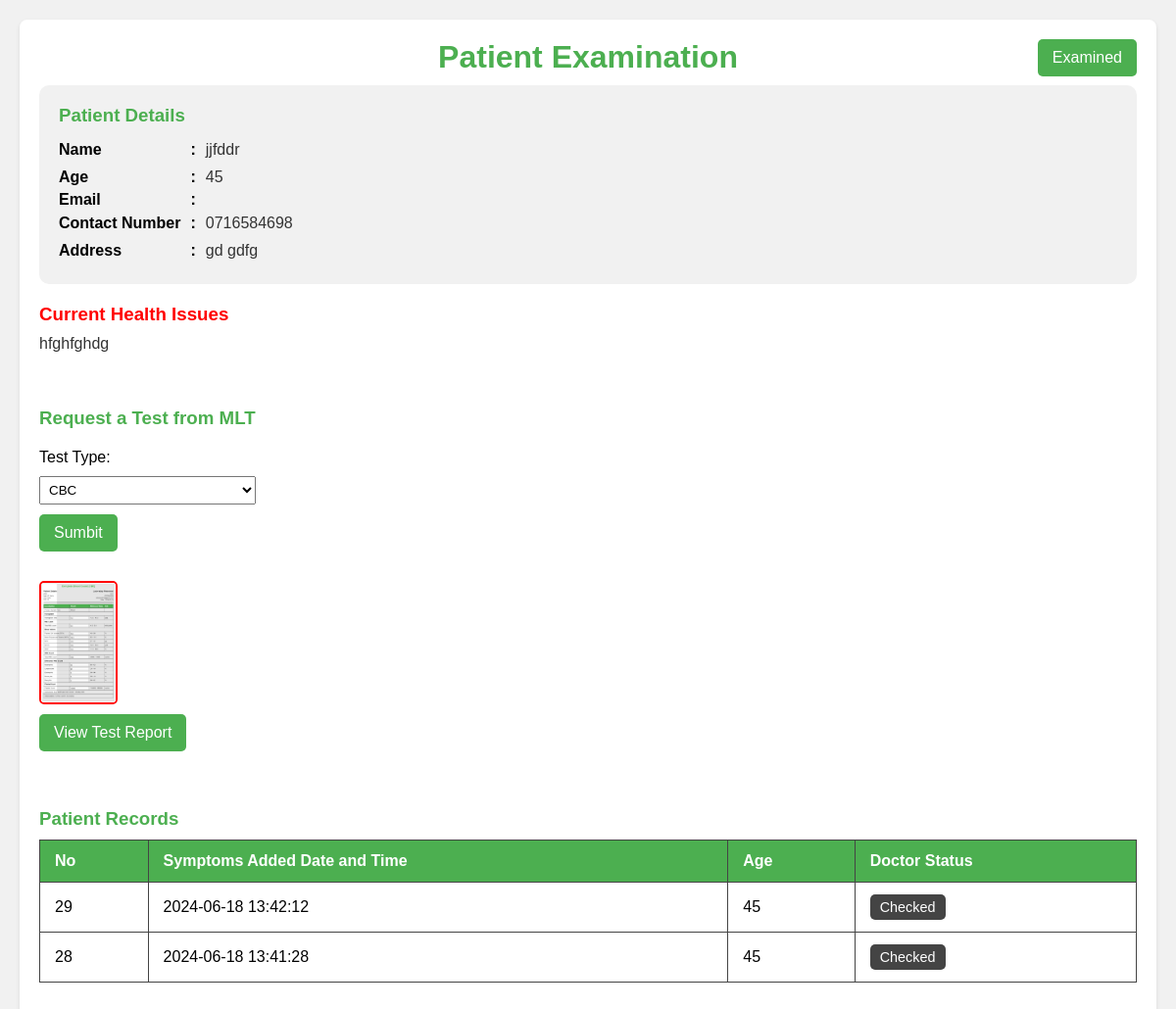
Screenshot of /doctor/examine.php?pid=28 with the database file from the repository.
### tables this page shows
CREATE TABLE IF NOT EXISTS `patients_details` (
  `id` int NOT NULL AUTO_INCREMENT,
  `patients_id` int DEFAULT NULL,
  `age` int DEFAULT NULL,
  `reception_id` varchar(50) DEFAULT NULL,
  `symptoms` text,
  `medical_report` text,
  `Prescriptions` text,
  `Prescriptions_date` datetime DEFAULT NULL,
  `doctor_id` varchar(50) DEFAULT NULL,
  `symptoms_date` datetime DEFAULT NULL,
  `medicine_status` varchar(50) DEFAULT 'pending',
  PRIMARY KEY (`id`),
  KEY `FK_patients_details_register_patients` (`patients_id`),
  KEY `FK_patients_details_register_reception` (`reception_id`),
  KEY `FK_patients_details_registered_doctor` (`doctor_id`),
  CONSTRAINT `FK_patients_details_register_patients` FOREIGN KEY (`patients_id`) REFERENCES `registered_patients` (`p_id`),
  CONSTRAINT `FK_patients_details_register_reception` FOREIGN KEY (`reception_id`) REFERENCES `registered_reception` (`id_num`),
  CONSTRAINT `FK_patients_details_registered_doctor` FOREIGN KEY (`doctor_id`) REFERENCES `registered_doctor` (`id_num`)
);

CREATE TABLE IF NOT EXISTS `registered_patients` (
  `p_id` int NOT NULL AUTO_INCREMENT,
  `name` varchar(50) DEFAULT NULL,
  `mobile` varchar(12) DEFAULT NULL,
  `email` varchar(50) DEFAULT NULL,
  `id_num` varchar(20) DEFAULT NULL,
  `address` text,
  `age` int DEFAULT NULL,
  `register_date` datetime DEFAULT NULL,
  `reception_id` varchar(50) DEFAULT NULL,
  PRIMARY KEY (`p_id`),
  KEY `FK_register_patients_register_reception` (`reception_id`),
  CONSTRAINT `FK_register_patients_register_reception` FOREIGN KEY (`reception_id`) REFERENCES `registered_reception` (`id_num`)
);

CREATE TABLE IF NOT EXISTS `bloodtest` (
  `id` int NOT NULL AUTO_INCREMENT,
  `patientDetails_id` int DEFAULT NULL,
  `reportName` varchar(150) DEFAULT NULL,
  `test_type` varchar(50) DEFAULT NULL,
  `issued_Date` datetime DEFAULT NULL,
  `mlt_id` varchar(50) DEFAULT NULL,
  PRIMARY KEY (`id`),
  KEY `FK_bloodtest_patients_details` (`patientDetails_id`),
  CONSTRAINT `FK_bloodtest_patients_details` FOREIGN KEY (`patientDetails_id`) REFERENCES `patients_details` (`id`)
);

### connection.php (called while the page is built, shortened)
<?php
class Database
{
    public static $connection;
    public static function SetUpConnection()
    {
        if (!isset(Database::$connection)) {
            Database::$connection = new mysqli("localhost", "root", "Chalithac*#3031", "healthcare", "3306");
        }
    }
    public static function search($q)
    {
        return Database::$connection->query($q);
    }
}

### doctor/examine.php (the view, shortened to what this page needs)
<!DOCTYPE html>
<html lang="en">
<head>
    <link rel="stylesheet" href="../assets/css/common.css">
</head>
<body>
    <?php
    require_once "../connection.php";
    $pid = $_GET["pid"];
    $patiientResultSet = Database::search("SELECT `registered_patients`.`p_id` AS `p_id`,`patients_details`.`medical_report` AS `mediReport`,`patients_details`.`id` AS `pdi`,`patients_details`.`age` AS `age`, `registered_patients`.`name` AS `name`, `registered_patients`.`email` AS `email`,
     `registered_patients`.`mobile` AS `mobile`, `registered_patients`.`address` AS `address`, `patients_details`.`symptoms` AS `symptoms`, `patients_details`.`Prescriptions` AS `prescriptions`
      FROM `registered_patients` INNER JOIN `patients_details` ON `registered_patients`.`p_id` =`patients_details`.`patients_id`  WHERE `patients_details`.`id` = '" . $pid . "'");
    $numRows = $patiientResultSet->num_rows;
    if ($numRows == 1) {
        $pDetaila = $patiientResultSet->fetch_assoc();
    ?>
        <div class="container">
            <div class="container-header">
                <h1>Patient Examination</h1>
                <button onclick="examined(<?php echo $pDetaila['pdi'] ?>)" id="examined-btn" class="examined-btn">Examined</button>
            </div>
            <div class="patient-details">
                <h3>Patient Details</h3>
                <div class="detail-grid">
                    <strong>Name</strong>
                    <strong>:</strong>
                    <p><?php echo $pDetaila["name"] ?></p>
                    <strong>Age</strong>
                    <strong>:</strong>
                    <p><?php echo $pDetaila["age"] ?></p>
                    <strong>Email</strong>
                    <strong>:</strong>
                    <strong>Contact Number</strong>
                    <strong>:</strong>
                    <p><?php echo $pDetaila["mobile"] ?></p>
                    <strong>Address</strong>
                    <strong>:</strong>
                    <p><?php echo $pDetaila["address"] ?></p>
                </div>
            </div>
            <div class="health-issues">
                <h3 style="color: red;">Current Health Issues</h3>
                <p style="white-space:pre-wrap;"><?php echo $pDetaila["symptoms"] ?></p>
            </div>
            <br />
            <br />
            <div class="req-test">
                <h3>Request a Test from MLT</h3>
                <label for="test">Test Type:</label>
                <select name="test" id="test">
                    <option value="cbc">CBC</option>
                </select>
                <button onclick="mltBloodRequest(<?php echo $pid ?>);" class="submit-records">Sumbit</button>
                <?php
                $mltBloodResultSet = Database::search("SELECT * FROM `bloodtest` WHERE `patientDetails_id` = '" . $pid . "'  ORDER BY `id` DESC LIMIT 1");
                $mltBloodRow = $mltBloodResultSet->num_rows;
                if ($mltBloodRow == 1) {
                    $mltBloodData = $mltBloodResultSet->fetch_assoc();
                    if ($mltBloodData['reportName'] != '' || $mltBloodData['reportName'] != null) {
                ?>
                        <img id="myImg" src="../MLT/images/<?php echo $mltBloodData['reportName'] ?>" alt="Medical Report" style="width:50%;max-width:80px;border: 2px solid red;">
                        <button onclick="openReportImage()" class="submit-records">View Test Report</button>
                <?php
                    }
                }
                ?>
            </div>
            <br />
            <div class="symptoms-table-container">
                <h3>Patient Records</h3>
                <table id="symptomsTable">
                    <thead>
                        <tr>
                            <th>No</th>
                            <th>Symptoms Added Date and Time</th>
                            <th>Age</th>
                            <th>Doctor Status</th>
                        </tr>
                    </thead>
                    <tbody>
                        <?php
                        $patientDetailsResultSet = Database::search("SELECT * FROM `patients_details` WHERE `patients_id` = '" . $pDetaila['p_id'] . "' ORDER BY `id` DESC");
                        $patientDetailsCount = $patientDetailsResultSet->num_rows;
                        if ($patientDetailsCount > 0) {
                            while ($patientDetailsResult = $patientDetailsResultSet->fetch_assoc()) {
                                $recordId = $patientDetailsResult["id"];
                        ?>
                                <tr onclick="showPopup('details-popup-<?php echo $recordId; ?>')">
                                    <td><?php echo $recordId; ?></td>
                                    <td><?php echo $patientDetailsResult["symptoms_date"]; ?></td>
                                    <td><?php echo $patientDetailsResult["age"]; ?></td>
                                    <?php if (empty($patientDetailsResult["Prescriptions"])) { ?>
                                        <td><button class="status-btn pending">Pending</button></td>
                                    <?php } else { ?>
                                        <td><button class="status-btn checked">Checked</button></td>
                                    <?php } ?>
                                </tr>
                        <?php
                            }
                        }
                        ?>
                    </tbody>
                </table>
            </div>
        </div>
    <?php
    }
    ?>
</body>
</html>

### assets/css/common.css (style rules this page uses)
:root { --base-color: #4CAF50; --second-base-color: #388E3C; --dark-gray: #333333; --medium-gray: #444444; --error-color: #FF4136; }
* { margin: 0%; padding: 0%; box-sizing: border-box; font-family: Arial, sans-serif; }

### doctor/examine.php (style rules this page uses)
body { font-family: Arial, sans-serif; background-color: #f1f1f1; margin: 0; padding: 20px; }
.container { max-width: 1200px; margin: 0 auto; background-color: #fff; padding: 20px; border-radius: 8px; box-shadow: 0 2px 4px rgba(0, 0, 0, 0.1); }
.container-header { width: 100%; display: flex; align-items: center; position: relative; margin-bottom: 10px; }
.container-header h1 { margin: 0% auto; }
.examined-btn { position: absolute; right: 0%; padding: 10px 15px; background-color: var(--base-color); border: none; border-radius: 5px; color: #FFFFFF; font-size: 1em; cursor: pointer; transition: background-color 0.3s; }
h1 { color: var(--base-color); text-align: center; margin-bottom: 20px; }
.patient-details { background-color: rgb(241, 241, 241); padding: 20px; border-radius: 10px; }
.patient-details, .health-issues, .doctor-prescription, .medical-report, .symptoms-table-container { margin-bottom: 20px; }
h3 { color: var(--base-color); margin-bottom: 10px; }
.patient-details p, .health-issues p { margin: 5px 0; color: var(--dark-gray); }
.submit-records { margin-bottom: 20px; padding: 10px 15px; background-color: var(--base-color); border: none; border-radius: 5px; color: #FFFFFF; font-size: 1em; cursor: pointer; transition: background-color 0.3s; }
table { width: 100%; border-collapse: collapse; }
th, td { padding: 12px 15px; border: 1px solid var(--medium-gray); text-align: left; }
thead th { background-color: var(--base-color); color: #FFFFFF; }
tbody tr { cursor: pointer; }
.status-btn { padding: 5px 10px; border: none; border-radius: 5px; font-size: 0.9em; cursor: pointer; }
.status-btn.checked { background-color: var(--medium-gray); color: white; }
.req-test { display: flex; flex-direction: column; max-width: max-content; gap: 10px; margin-bottom: 20px; }
.req-test select { padding: 5px; }
.req-test .submit-records { width: max-content; }
.detail-grid { display: grid; grid-template-columns: max-content min-content max-content; align-items: first baseline; column-gap: 10px; }
#myImg { border-radius: 5px; cursor: pointer; transition: 0.3s; }

### rows the page displays
patients_details: patients.name "jjfddr", age "45", patients.mobile "0716584698", patients.address "gd gdfg", symptoms "hfghfghdg", id "28", symptoms_date "2024-06-18 13:41:28", Prescriptions "Checked"
bloodtest: reportName (picture)
patients_details: id "29", symptoms_date "2024-06-18 13:42:12", age "45", shows "Checked"
